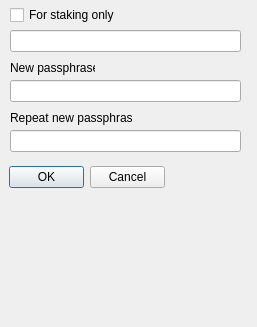
<?xml version="1.0" encoding="UTF-8"?>
<ui version="4.0">
 <class>AskPassphraseDialog</class>
 <widget class="QDialog" name="AskPassphraseDialog">
  <property name="geometry">
   <rect>
    <x>0</x>
    <y>0</y>
    <width>257</width>
    <height>327</height>
   </rect>
  </property>
  <property name="sizePolicy">
   <sizepolicy hsizetype="Preferred" vsizetype="Minimum">
    <horstretch>0</horstretch>
    <verstretch>0</verstretch>
   </sizepolicy>
  </property>
  <property name="minimumSize">
   <size>
    <width>200</width>
    <height>0</height>
   </size>
  </property>
  <property name="windowTitle">
   <string>Passphrase Dialog</string>
  </property>
  <widget class="QLabel" name="warningLabel">
   <property name="geometry">
    <rect>
     <x>9</x>
     <y>9</y>
     <width>16</width>
     <height>16</height>
    </rect>
   </property>
   <property name="textFormat">
    <enum>Qt::RichText</enum>
   </property>
   <property name="wordWrap">
    <bool>true</bool>
   </property>
  </widget>
  <widget class="QDialogButtonBox" name="buttonBox">
   <property name="geometry">
    <rect>
     <x>9</x>
     <y>165</y>
     <width>156</width>
     <height>24</height>
    </rect>
   </property>
   <property name="orientation">
    <enum>Qt::Horizontal</enum>
   </property>
   <property name="standardButtons">
    <set>QDialogButtonBox::Cancel|QDialogButtonBox::Ok</set>
   </property>
  </widget>
  <widget class="QCheckBox" name="stakingCheckBox">
   <property name="enabled">
    <bool>true</bool>
   </property>
   <property name="geometry">
    <rect>
     <x>10</x>
     <y>0</y>
     <width>111</width>
     <height>30</height>
    </rect>
   </property>
   <property name="visible">
    <bool>true</bool>
   </property>
   <property name="toolTip">
    <string>Serves to disable the trivial sendmoney when OS account compromised. Provides no real security.</string>
   </property>
   <property name="text">
    <string>For staking only</string>
   </property>
  </widget>
  <widget class="QLineEdit" name="passEdit3">
   <property name="geometry">
    <rect>
     <x>10</x>
     <y>130</y>
     <width>231</width>
     <height>22</height>
    </rect>
   </property>
   <property name="echoMode">
    <enum>QLineEdit::Password</enum>
   </property>
  </widget>
  <widget class="QLabel" name="passLabel3">
   <property name="geometry">
    <rect>
     <x>10</x>
     <y>110</y>
     <width>122</width>
     <height>16</height>
    </rect>
   </property>
   <property name="text">
    <string>Repeat new passphrase</string>
   </property>
  </widget>
  <widget class="QLabel" name="capsLabel">
   <property name="geometry">
    <rect>
     <x>138</x>
     <y>116</y>
     <width>16</width>
     <height>16</height>
    </rect>
   </property>
   <property name="font">
    <font>
     <bold>true</bold>
    </font>
   </property>
   <property name="text">
    <string/>
   </property>
   <property name="alignment">
    <set>Qt::AlignCenter</set>
   </property>
  </widget>
  <widget class="QLineEdit" name="passEdit2">
   <property name="geometry">
    <rect>
     <x>10</x>
     <y>80</y>
     <width>231</width>
     <height>22</height>
    </rect>
   </property>
   <property name="echoMode">
    <enum>QLineEdit::Password</enum>
   </property>
  </widget>
  <widget class="QLabel" name="passLabel2">
   <property name="geometry">
    <rect>
     <x>10</x>
     <y>60</y>
     <width>85</width>
     <height>16</height>
    </rect>
   </property>
   <property name="text">
    <string>New passphrase</string>
   </property>
  </widget>
  <widget class="QLineEdit" name="passEdit1">
   <property name="geometry">
    <rect>
     <x>10</x>
     <y>30</y>
     <width>231</width>
     <height>22</height>
    </rect>
   </property>
   <property name="echoMode">
    <enum>QLineEdit::Password</enum>
   </property>
  </widget>
 </widget>
 <resources/>
 <connections>
  <connection>
   <sender>buttonBox</sender>
   <signal>accepted()</signal>
   <receiver>AskPassphraseDialog</receiver>
   <slot>accept()</slot>
   <hints>
    <hint type="sourcelabel">
     <x>248</x>
     <y>254</y>
    </hint>
    <hint type="destinationlabel">
     <x>157</x>
     <y>274</y>
    </hint>
   </hints>
  </connection>
  <connection>
   <sender>buttonBox</sender>
   <signal>rejected()</signal>
   <receiver>AskPassphraseDialog</receiver>
   <slot>reject()</slot>
   <hints>
    <hint type="sourcelabel">
     <x>316</x>
     <y>260</y>
    </hint>
    <hint type="destinationlabel">
     <x>286</x>
     <y>274</y>
    </hint>
   </hints>
  </connection>
 </connections>
</ui>
